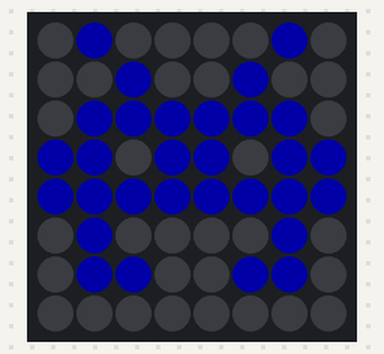
Bench run of a sketch on a simulated Arduino Uno, built with avr-gcc and run on an emulated ATmega328P. Parts: 8×8 RGB LED matrix (first LED top left, wired row by row). Dim RGB values are drawn brighter than linear.

Above: at 0.19 s.
At 0.85 s:
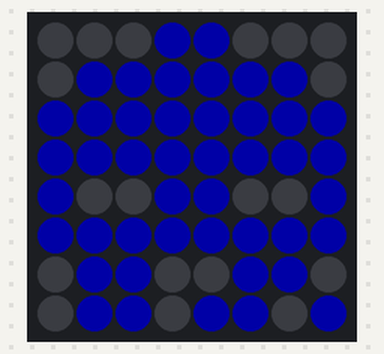
At 1.27 s:
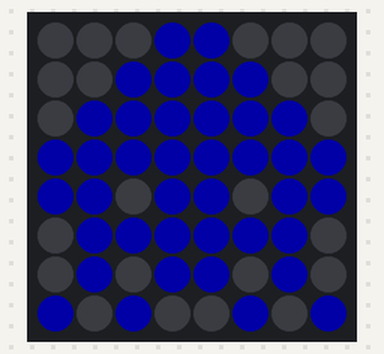
At 1.86 s:
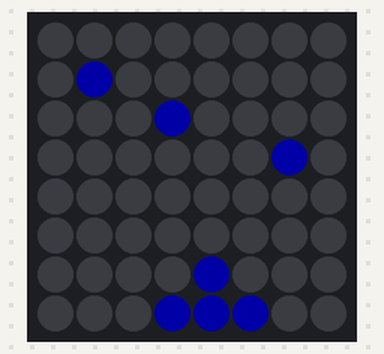

Measured:
- by itself, everything shown: repeats every 1.9 s, in 13 steps

The sketch:

my_matrix.ino
```cpp
// Adafruit_NeoMatrix example for single NeoPixel Shield.
// Scrolls 'Howdy' across the matrix in a portrait (vertical) orientation.

#include <Adafruit_GFX.h>
#include <Adafruit_NeoMatrix.h>
#include <Adafruit_NeoPixel.h>
#ifndef PSTR
 #define PSTR // Make Arduino Due happy
#endif
#include "Definitions.h"
#include "Shape.h"

#define PIN 6

// MATRIX DECLARATION:
// Parameter 1 = width of NeoPixel matrix
// Parameter 2 = height of matrix
// Parameter 3 = pin number (most are valid)
// Parameter 4 = matrix layout flags, add together as needed:
//   NEO_MATRIX_TOP, NEO_MATRIX_BOTTOM, NEO_MATRIX_LEFT, NEO_MATRIX_RIGHT:
//     Position of the FIRST LED in the matrix; pick two, e.g.
//     NEO_MATRIX_TOP + NEO_MATRIX_LEFT for the top-left corner.
//   NEO_MATRIX_ROWS, NEO_MATRIX_COLUMNS: LEDs are arranged in horizontal
//     rows or in vertical columns, respectively; pick one or the other.
//   NEO_MATRIX_PROGRESSIVE, NEO_MATRIX_ZIGZAG: all rows/columns proceed
//     in the same order, or alternate lines reverse direction; pick one.
//   See example below for these values in action.
// Parameter 5 = pixel type flags, add together as needed:
//   NEO_KHZ800  800 KHz bitstream (most NeoPixel products w/WS2812 LEDs)
//   NEO_KHZ400  400 KHz (classic 'v1' (not v2) FLORA pixels, WS2811 drivers)
//   NEO_GRB     Pixels are wired for GRB bitstream (most NeoPixel products)
//   NEO_RGB     Pixels are wired for RGB bitstream (v1 FLORA pixels, not v2)


// Example for NeoPixel Shield.  In this application we'd like to use it
// as a 5x8 tall matrix, with the USB port positioned at the top of the
// Arduino.  When held that way, the first pixel is at the top right, and
// lines are arranged in columns, progressive order.  The shield uses
// 800 KHz (v2) pixels that expect GRB color data.
Adafruit_NeoMatrix matrix = Adafruit_NeoMatrix(8, 8, PIN,
  NEO_MATRIX_BOTTOM     + NEO_MATRIX_LEFT +
  NEO_MATRIX_COLUMNS + NEO_MATRIX_PROGRESSIVE,
  NEO_GRB            + NEO_KHZ800);

// See Definitions.h
String COLOR = "LIME";
int wait = 300;

void setup() {
  matrix.begin();
  matrix.setTextWrap(false);
  matrix.setBrightness(40);
}


void loop() {


  matrix.fillScreen(0);

 sprite(alienoa1,BLUE,wait);
 sprite(alienoa2,BLUE,100);
 sprite(alienoa1,BLUE,100);
 sprite(alienob1,BLUE,100);
 sprite(alienob2,BLUE,100);
 sprite(alienob1,BLUE,100);
 sprite(alienoc1,BLUE,100);
 sprite(alienoc2,BLUE,100);
 sprite(alienoc1,BLUE,100);
 sprite(navicella1,BLUE,100);
 sprite(navicella2,BLUE,100);
 sprite(navicella3,BLUE,100);
 sprite(navicella4,BLUE,100);
}

void sprite(const uint8_t* x, unsigned long y, int w){
  byte red = (y & 0xFF0000) >> 16;
  byte green = ( y & 0x00FF00) >> 8;
  byte blue = (y & 0x0000FF);
  matrix.drawBitmap(0,0, x, 8, 8, matrix.Color(red, green, blue));
  matrix.show();
  delay(w);
  matrix.fillScreen(0);
}
```

Definitions.h
```cpp
/*
  Bunches of definitions for the WS2812 Breakout Board example code

*/

// These are for the cascade function
#define TOP_DOWN 0
#define DOWN_TOP 1

/* A world of colors to set your LED to
  Standard HTML Color Codes sorted by Hex Value
    to see the colors in action, check out:
   http://www.w3schools.com/html/html_colorvalues.asp */

#define BLACK			0x000000
#define NAVY			0x000080
#define DARKBLUE		0x00008B
#define MEDIUMBLUE		0x0000CD
#define BLUE			0x0000FF
#define DARKGREEN		0x006400
#define GREEN			0x008000
#define TEAL			0x008080
#define DARKCYAN		0x008B8B
#define DEEPSKYBLUE		0x00BFFF
#define DARKTURQUOISE		0x00CED1
#define MEDIUMSPRINGGREEN	0x00FA9A
#define LIME			0x00FF00
#define SPRINGGREEN		0x00FF7F
#define AQUA			0x00FFFF
#define CYAN			0x00FFFF
#define MIDNIGHTBLUE		0x191970
#define DODGERBLUE		0x1E90FF
#define LIGHTSEAGREEN		0x20B2AA
#define FORESTGREEN		0x228B22
#define SEAGREEN		0x2E8B57
#define DARKSLATEGRAY		0x2F4F4F
#define LIMEGREEN		0x32CD32
#define MEDIUMSEAGREEN		0x3CB371
#define TURQUOISE		0x40E0D0
#define ROYALBLUE		0x4169E1
#define STEELBLUE		0x4682B4
#define DARKSLATEBLUE		0x483D8B
#define MEDIUMTURQUOISE		0x48D1CC
#define INDIGO 			0x4B0082
#define DARKOLIVEGREEN		0x556B2F
#define CADETBLUE		0x5F9EA0
#define CORNFLOWERBLUE		0x6495ED
#define MEDIUMAQUAMARINE	0x66CDAA
#define DIMGRAY			0x696969
#define SLATEBLUE		0x6A5ACD
#define OLIVEDRAB		0x6B8E23
#define SLATEGRAY		0x708090
#define LIGHTSLATEGRAY		0x778899
#define MEDIUMSLATEBLUE		0x7B68EE
#define LAWNGREEN		0x7CFC00
#define CHARTREUSE		0x7FFF00
#define AQUAMARINE		0x7FFFD4
#define MAROON			0x800000
#define PURPLE			0x800080
#define OLIVE			0x808000
#define GRAY			0x808080
#define SKYBLUE			0x87CEEB
#define LIGHTSKYBLUE		0x87CEFA
#define BLUEVIOLET		0x8A2BE2
#define DARKRED			0x8B0000
#define DARKMAGENTA		0x8B008B
#define SADDLEBROWN		0x8B4513
#define DARKSEAGREEN		0x8FBC8F
#define LIGHTGREEN		0x90EE90
#define MEDIUMPURPLE		0x9370DB
#define DARKVIOLET		0x9400D3
#define PALEGREEN		0x98FB98
#define DARKORCHID		0x9932CC
#define YELLOWGREEN		0x9ACD32
#define SIENNA			0xA0522D
#define BROWN			0xA52A2A
#define DARKGRAY		0xA9A9A9
#define LIGHTBLUE		0xADD8E6
#define GREENYELLOW		0xADFF2F
#define PALETURQUOISE	        0xAFEEEE
#define LIGHTSTEELBLUE		0xB0C4DE
#define POWDERBLUE		0xB0E0E6
#define FIREBRICK		0xB22222
#define DARKGOLDENROD		0xB8860B
#define MEDIUMORCHID		0xBA55D3
#define ROSYBROWN		0xBC8F8F
#define DARKKHAKI		0xBDB76B
#define SILVER			0xC0C0C0
#define MEDIUMVIOLETRED	        0xC71585
#define INDIANRED 		0xCD5C5C
#define PERU			0xCD853F
#define CHOCOLATE		0xD2691E
#define TAN			0xD2B48C
#define LIGHTGRAY		0xD3D3D3
#define THISTLE			0xD8BFD8
#define ORCHID			0xDA70D6
#define GOLDENROD		0xDAA520
#define PALEVIOLETRED		0xDB7093
#define CRIMSON			0xDC143C
#define GAINSBORO		0xDCDCDC
#define PLUM			0xDDA0DD
#define BURLYWOOD		0xDEB887
#define LIGHTCYAN		0xE0FFFF
#define LAVENDER		0xE6E6FA
#define DARKSALMON		0xE9967A
#define VIOLET			0xEE82EE
#define PALEGOLDENROD		0xEEE8AA
#define LIGHTCORAL		0xF08080
#define KHAKI			0xF0E68C
#define ALICEBLUE		0xF0F8FF
#define HONEYDEW		0xF0FFF0
#define AZURE			0xF0FFFF
#define SANDYBROWN		0xF4A460
#define WHEAT			0xF5DEB3
#define BEIGE			0xF5F5DC
#define WHITESMOKE		0xF5F5F5
#define MINTCREAM		0xF5FFFA
#define GHOSTWHITE		0xF8F8FF
#define SALMON			0xFA8072
#define ANTIQUEWHITE		0xFAEBD7
#define LINEN			0xFAF0E6
#define LIGHTGOLDENRODYELLOW	0xFAFAD2
#define OLDLACE			0xFDF5E6
#define RED			0xFF0000
#define FUCHSIA			0xFF00FF
#define MAGENTA			0xFF00FF
#define DEEPPINK		0xFF1493
#define ORANGERED		0xFF4500
#define TOMATO			0xFF6347
#define HOTPINK			0xFF69B4
#define CORAL			0xFF7F50
#define DARKORANGE		0xFF8C00
#define LIGHTSALMON		0xFFA07A
#define ORANGE			0xFFA500
#define LIGHTPINK		0xFFB6C1
#define PINK			0xFFC0CB
#define GOLD			0xFFD700
#define PEACHPUFF		0xFFDAB9
#define NAVAJOWHITE		0xFFDEAD
#define MOCCASIN		0xFFE4B5
#define BISQUE			0xFFE4C4
#define MISTYROSE		0xFFE4E1
#define BLANCHEDALMOND		0xFFEBCD
#define PAPAYAWHIP		0xFFEFD5
#define LAVENDERBLUSH		0xFFF0F5
#define SEASHELL		0xFFF5EE
#define CORNSILK		0xFFF8DC
#define LEMONCHIFFON		0xFFFACD
#define FLORALWHITE		0xFFFAF0
#define SNOW			0xFFFAFA
#define YELLOW			0xFFFF00
#define LIGHTYELLOW		0xFFFFE0
#define IVORY			0xFFFFF0
#define WHITE			0xFFFFFF
```

Shape.h
```cpp
// http://blog.riyas.org/2013/12/online-led-matrix-font-generator-with.html
static unsigned char PROGMEM alienoa1[] =
{B01000010,
B00100100,
B01111110,
B11011011,
B11111111,
B01000010,
B01100110,
B00000000};

static unsigned char PROGMEM alienoa2[] =
{B01000010,
B00100100,
B10111101,
B11011011,
B01111110,
B01000010,
B11000011,
B00000000};

static unsigned char PROGMEM alienob1[] =
{B00011000,
B01111110,
B11111111,
B11111111,
B10011001,
B11111111,
B01100110,
B11011011};

static unsigned char PROGMEM alienob2[] =
{B00011000,
B01111110,
B11111111,
B11111111,
B10011001,
B11111111,
B01100110,
B01101101};

static unsigned char PROGMEM alienoc1[] =
{B00011000,
B00111100,
B01111110,
B11111111,
B11011011,
B01111110,
B00100100,
B01011010};

static unsigned char PROGMEM alienoc2[] =
{B00011000,
B00111100,
B01111110,
B11111111,
B11011011,
B01111110,
B01011010,
B10100101};

static unsigned char PROGMEM navicella1[] =
{B00000000,
B00000000,
B00000000,
B00000000,
B01000000,
B00000000,
B01000000,
B11100000};

static unsigned char PROGMEM navicella2[] =
{B00000000,
B00000000,
B00000000,
B01000000,
B00010000,
B00000000,
B00010000,
B00111000};

static unsigned char PROGMEM navicella3[] =
{B00000000,
B00000000,
B01000000,
B00010000,
B00000010,
B00000000,
B00000010,
B00000111};

static unsigned char PROGMEM navicella4[] =
{B00000000,
B01000000,
B00010000,
B00000010,
B00000000,
B00000000,
B00001000,
B00011100};

static unsigned char PROGMEM navicella5[] =
{B01000000,
B00010000,
B00000010,
B00000000,
B00000000,
B00000000,
B00010000,
B00111000};
```
